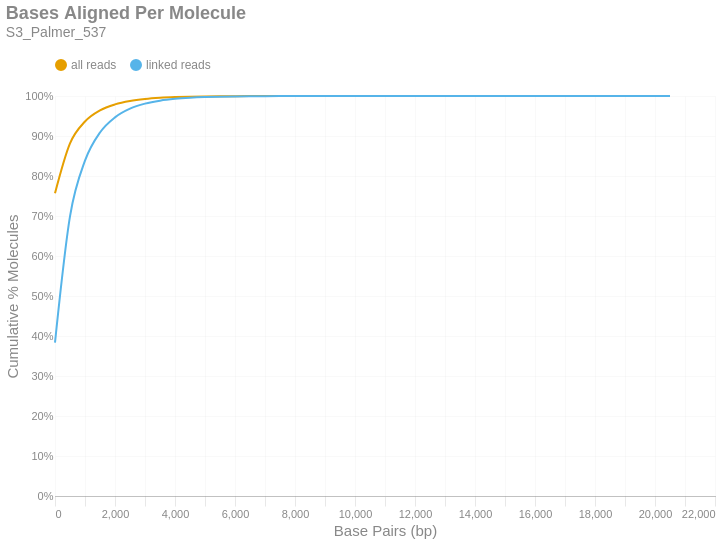

Here is the notebook cell this chart was saved with:
### Markdown cell above
### Bases Aligned Per Molecule
This is a cumulative frequency distribution showing the number of base pairs aligned per unique molecule. These data are shown in 500 bp bins. There are two distributions: one with `all reads` (yellow) and another with only `linked reads` (blue). The percent of molecules in the `linked reads` distribution is relative to the total number of linked molecules.

### Code cell
if SKIPLR:
    print_html(f"Skipped")
else:
    binned_df = consolidated_hist(valids['aligned_bp'], mask, 500, True)
    with SafeRender(binned_df):
        (
            density_plot(binned_df, 'Bases Aligned Per Molecule', samplename, 'basesper')
            .encode(
                x=alt.X('bin:Q', title="Base Pairs (bp)").axis(tickMinStep=500).scale(padding=0),
                y=alt.Y('value:Q', title='Cumulative % Molecules')
                    .axis(format='%')
                    .scale(domain = [0,1])
                    .stack(False),
                color=alt.Color("key:N").scale(domain = ["all reads", "linked reads"]),
                tooltip = [
                    alt.Tooltip("key:N", title = "Data Type"),
                    alt.Tooltip("range_label:N", title="Bases Aligned Per Molecule"),
                    alt.Tooltip("value:Q", format = ".2%", title="% Molecules (Cum.)")
                ]
            )
        ).display()

### Figure 1 — Vega-Lite specification as saved in the notebook (floating-point values rounded to 4 significant figures)
{"width": "container", "height": 400, "config": {"title": {"anchor": "start", "dy": -15, "fontSize": 18, "color": "#888888", "subtitleColor": "#888888", "subtitleFontSize": 14}, "arc": {"fill": "#0072B2"}, "axis": {"domainColor": "#888888", "domainWidth": 0.5, "gridWidth": 0.2, "grid": false, "titleFontWeight": 400, "titleFontSize": 15, "labelFontSize": 11, "labelColor": "#888888", "tickColor": "#888888", "tickWidth": 0.2, "titleColor": "#888888"}, "axisBand": {"grid": false}, "axisX": {"grid": true, "tickSize": 10, "domainCap": "round"}, "axisY": {"domain": false, "grid": true, "tickSize": 0, "domainCap": "round"}, "background": "transparent", "header": {"labelFontSize": 15, "labelColor": "#888888", "titleFontSize": 15, "titleFontWeight": 600, "titleColor": "#888888"}, "legend": {"labelFont": "sans-serif", "labelFontSize": 12, "labelColor": "#888888", "symbolSize": 100, "symbolType": "circle", "titleFontSize": 12, "titlePadding": 10, "titleColor": "#888888", "title": null, "orient": "top"}, "range": {"category": ["#E69F00", "#56B4E9", "#009E73", "#F0E442", "#0072B2", "#D55E00", "#CC79A7", "#000000"], "diverging": ["#cfe8f3", "#a2d4ec", "#73bfe2", "#46abdb", "#1696d2", "#12719e"]}, "area": {"fill": "#0072B2", "fillOpacity": 0.7, "line": true, "strokeOpacity": 0.7}, "line": {"color": "#0072B2", "stroke": "#0072B2", "strokeWidth": 2}, "trail": {"color": "#0072B2", "stroke": "#0072B2", "strokeWidth": 0, "size": 1}, "point": {"filled": true, "fillOpacity": 1.0, "size": 95}, "text": {"color": "#888888", "fontSize": 11, "align": "right", "fontWeight": 400, "size": 11}, "bar": {"fill": "#0072B2", "stroke": null}, "view": {"stroke": null, "continuousWidth": 660, "continuousHeight": 400}}, "data": {"name": "data-bf56053902ef7dc862faf376d809ca93"}, "mark": {"type": "line", "interpolate": "monotone", "point": {"opacity": 0, "size": 275}}, "encoding": {"color": {"field": "key", "scale": {"domain": ["all reads", "linked reads"]}, "type": "nominal"}, "tooltip": [{"field": "key", "title": "Data Type", "type": "nominal"}, {"field": "range_label", "title": "Bases Aligned Per Molecule", "type": "nominal"}, {"field": "value", "format": ".2%", "title": "% Molecules (Cum.)", "type": "quantitative"}], "x": {"axis": {"tickMinStep": 500}, "field": "bin", "scale": {"padding": 0}, "title": "Base Pairs (bp)", "type": "quantitative"}, "y": {"axis": {"format": "%"}, "field": "value", "scale": {"domain": [0, 1]}, "stack": false, "title": "Cumulative % Molecules", "type": "quantitative"}}, "params": [{"name": "param_c36ac31b6afebe62", "select": {"type": "point", "fields": ["key"]}, "bind": "legend"}], "title": {"text": "Bases Aligned Per Molecule", "subtitle": "S3_Palmer_537"}, "transform": [{"fold": ["all reads (cumsum)", "linked reads (cumsum)"]}, {"calculate": "replace(datum.key, ' (cumsum)', '')", "as": "key"}, {"filter": {"param": "param_c36ac31b6afebe62"}}], "usermeta": {"embedOptions": {"downloadFileName": "S3_Palmer_537.basesper"}}, "$schema": "https://vega.github.io/schema/vega-lite/v6.1.0.json", "datasets": {"data-bf56053902ef7dc862faf376d809ca93": [{"bin": "0.0", "interval": "0.0-500.0", "all reads": 0.7569, "linked reads": 0.3836, "all reads (cumsum)": 0.7569, "linked reads (cumsum)": 0.3836, "range_label": "0-499"}, {"bin": "500.0", "interval": "500.0-1000.0", "all reads": 0.1246, "linked reads": 0.3154, "all reads (cumsum)": 0.8815, "linked reads (cumsum)": 0.699, "range_label": "500-999"}, {"bin": "1000.0", "interval": "1000.0-1500.0", "all reads": 0.05481, "linked reads": 0.1392, "all reads (cumsum)": 0.9363, "linked reads (cumsum)": 0.8382, "range_label": "1000-1499"}, {"bin": "1500.0", "interval": "1500.0-2000.0", "all reads": 0.02776, "linked reads": 0.07053, "all reads (cumsum)": 0.9641, "linked reads (cumsum)": 0.9088, "range_label": "1500-1999"}, {"bin": "2000.0", "interval": "2000.0-2500.0", "all reads": 0.0149, "linked reads": 0.03785, "all reads (cumsum)": 0.979, "linked reads (cumsum)": 0.9466, "range_label": "2000-2499"}, {"bin": "2500.0", "interval": "2500.0-3000.0", "all reads": 0.00855, "linked reads": 0.02172, "all reads (cumsum)": 0.9875, "linked reads (cumsum)": 0.9683, "range_label": "2500-2999"}, {"bin": "3000.0", "interval": "3000.0-3500.0", "all reads": 0.00494, "linked reads": 0.01255, "all reads (cumsum)": 0.9925, "linked reads (cumsum)": 0.9809, "range_label": "3000-3499"}, {"bin": "3500.0", "interval": "3500.0-4000.0", "all reads": 0.002953, "linked reads": 0.007503, "all reads (cumsum)": 0.9954, "linked reads (cumsum)": 0.9884, "range_label": "3500-3999"}, {"bin": "4000.0", "interval": "4000.0-4500.0", "all reads": 0.00177, "linked reads": 0.004498, "all reads (cumsum)": 0.9972, "linked reads (cumsum)": 0.9929, "range_label": "4000-4499"}, {"bin": "4500.0", "interval": "4500.0-5000.0", "all reads": 0.001066, "linked reads": 0.002709, "all reads (cumsum)": 0.9983, "linked reads (cumsum)": 0.9956, "range_label": "4500-4999"}, {"bin": "5000.0", "interval": "5000.0-5500.0", "all reads": 0.0006644, "linked reads": 0.001688, "all reads (cumsum)": 0.9989, "linked reads (cumsum)": 0.9973, "range_label": "5000-5499"}, {"bin": "5500.0", "interval": "5500.0-6000.0", "all reads": 0.0003893, "linked reads": 0.000989, "all reads (cumsum)": 0.9993, "linked reads (cumsum)": 0.9983, "range_label": "5500-5999"}, {"bin": "6000.0", "interval": "6000.0-6500.0", "all reads": 0.0002546, "linked reads": 0.0006467, "all reads (cumsum)": 0.9996, "linked reads (cumsum)": 0.9989, "range_label": "6000-6499"}, {"bin": "6500.0", "interval": "6500.0-7000.0", "all reads": 0.0001591, "linked reads": 0.0004041, "all reads (cumsum)": 0.9997, "linked reads (cumsum)": 0.9993, "range_label": "6500-6999"}, {"bin": "7000.0", "interval": "7000.0-7500.0", "all reads": 8.968e-05, "linked reads": 0.0002278, "all reads (cumsum)": 0.9998, "linked reads (cumsum)": 0.9996, "range_label": "7000-7499"}, {"bin": "7500.0", "interval": "7500.0-8000.0", "all reads": 6.433e-05, "linked reads": 0.0001634, "all reads (cumsum)": 0.9999, "linked reads (cumsum)": 0.9997, "range_label": "7500-7999"}, {"bin": "8000.0", "interval": "8000.0-8500.0", "all reads": 3.723e-05, "linked reads": 9.459e-05, "all reads (cumsum)": 0.9999, "linked reads (cumsum)": 0.9998, "range_label": "8000-8499"}, {"bin": "8500.0", "interval": "8500.0-9000.0", "all reads": 2.593e-05, "linked reads": 6.588e-05, "all reads (cumsum)": 1.0, "linked reads (cumsum)": 0.9999, "range_label": "8500-8999"}, {"bin": "9000.0", "interval": "9000.0-9500.0", "all reads": 1.623e-05, "linked reads": 4.122e-05, "all reads (cumsum)": 1.0, "linked reads (cumsum)": 0.9999, "range_label": "9000-9499"}, {"bin": "9500.0", "interval": "9500.0-10000.0", "all reads": 1.087e-05, "linked reads": 2.76e-05, "all reads (cumsum)": 1.0, "linked reads (cumsum)": 1.0, "range_label": "9500-9999"}, {"bin": "10000.0", "interval": "10000.0-10500.0", "all reads": 6.52e-06, "linked reads": 1.656e-05, "all reads (cumsum)": 1.0, "linked reads (cumsum)": 1.0, "range_label": "10000-10499"}, {"bin": "10500.0", "interval": "10500.0-11000.0", "all reads": 4.926e-06, "linked reads": 1.251e-05, "all reads (cumsum)": 1.0, "linked reads (cumsum)": 1.0, "range_label": "10500-10999"}, {"bin": "11000.0", "interval": "11000.0-11500.0", "all reads": 2.608e-06, "linked reads": 6.625e-06, "all reads (cumsum)": 1.0, "linked reads (cumsum)": 1.0, "range_label": "11000-11499"}, {"bin": "11500.0", "interval": "11500.0-12000.0", "all reads": 2.173e-06, "linked reads": 5.521e-06, "all reads (cumsum)": 1.0, "linked reads (cumsum)": 1.0, "range_label": "11500-11999"}, {"bin": "12000.0", "interval": "12000.0-12500.0", "all reads": 1.014e-06, "linked reads": 2.576e-06, "all reads (cumsum)": 1.0, "linked reads (cumsum)": 1.0, "range_label": "12000-12499"}, {"bin": "12500.0", "interval": "12500.0-13000.0", "all reads": 7.244e-07, "linked reads": 1.84e-06, "all reads (cumsum)": 1.0, "linked reads (cumsum)": 1.0, "range_label": "12500-12999"}, {"bin": "13000.0", "interval": "13000.0-13500.0", "all reads": 0.0, "linked reads": 0.0, "all reads (cumsum)": 1.0, "linked reads (cumsum)": 1.0, "range_label": "13000-13499"}, {"bin": "13500.0", "interval": "13500.0-14000.0", "all reads": 1.449e-07, "linked reads": 3.681e-07, "all reads (cumsum)": 1.0, "linked reads (cumsum)": 1.0, "range_label": "13500-13999"}, {"bin": "14000.0", "interval": "14000.0-14500.0", "all reads": 2.898e-07, "linked reads": 7.361e-07, "all reads (cumsum)": 1.0, "linked reads (cumsum)": 1.0, "range_label": "14000-14499"}, {"bin": "14500.0", "interval": "14500.0-15000.0", "all reads": 4.346e-07, "linked reads": 1.104e-06, "all reads (cumsum)": 1.0, "linked reads (cumsum)": 1.0, "range_label": "14500-14999"}, {"bin": "15000.0", "interval": "15000.0-15500.0", "all reads": 0.0, "linked reads": 0.0, "all reads (cumsum)": 1.0, "linked reads (cumsum)": 1.0, "range_label": "15000-15499"}, {"bin": "15500.0", "interval": "15500.0-16000.0", "all reads": 1.449e-07, "linked reads": 3.681e-07, "all reads (cumsum)": 1.0, "linked reads (cumsum)": 1.0, "range_label": "15500-15999"}, {"bin": "16000.0", "interval": "16000.0-16500.0", "all reads": 0.0, "linked reads": 0.0, "all reads (cumsum)": 1.0, "linked reads (cumsum)": 1.0, "range_label": "16000-16499"}, {"bin": "16500.0", "interval": "16500.0-17000.0", "all reads": 0.0, "linked reads": 0.0, "all reads (cumsum)": 1.0, "linked reads (cumsum)": 1.0, "range_label": "16500-16999"}, {"bin": "17000.0", "interval": "17000.0-17500.0", "all reads": 1.449e-07, "linked reads": 3.681e-07, "all reads (cumsum)": 1.0, "linked reads (cumsum)": 1.0, "range_label": "17000-17499"}, {"bin": "17500.0", "interval": "17500.0-18000.0", "all reads": 0.0, "linked reads": 0.0, "all reads (cumsum)": 1.0, "linked reads (cumsum)": 1.0, "range_label": "17500-17999"}, {"bin": "18000.0", "interval": "18000.0-18500.0", "all reads": 0.0, "linked reads": 0.0, "all reads (cumsum)": 1.0, "linked reads (cumsum)": 1.0, "range_label": "18000-18499"}, {"bin": "18500.0", "interval": "18500.0-19000.0", "all reads": 0.0, "linked reads": 0.0, "all reads (cumsum)": 1.0, "linked reads (cumsum)": 1.0, "range_label": "18500-18999"}, {"bin": "19000.0", "interval": "19000.0-19500.0", "all reads": 0.0, "linked reads": 0.0, "all reads (cumsum)": 1.0, "linked reads (cumsum)": 1.0, "range_label": "19000-19499"}, {"bin": "19500.0", "interval": "19500.0-20000.0", "all reads": 0.0, "linked reads": 0.0, "all reads (cumsum)": 1.0, "linked reads (cumsum)": 1.0, "range_label": "19500-19999"}, {"bin": "20000.0", "interval": "20000.0-20500.0", "all reads": 0.0, "linked reads": 0.0, "all reads (cumsum)": 1.0, "linked reads (cumsum)": 1.0, "range_label": "20000-20499"}, {"bin": "20500.0", "interval": "20500.0-21000.0", "all reads": 1.449e-07, "linked reads": 3.681e-07, "all reads (cumsum)": 1.0, "linked reads (cumsum)": 1.0, "range_label": "20500-20999"}]}}
